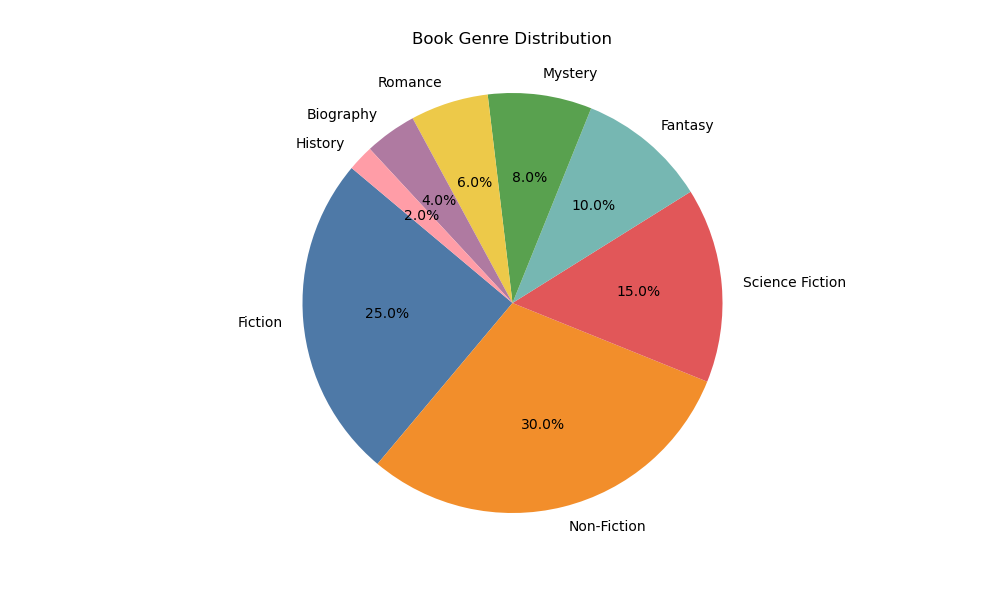

The Python source for this figure:

import matplotlib.pyplot as plt

# Data to plot
labels = ['Fiction', 'Non-Fiction', 'Science Fiction', 'Fantasy', 'Mystery', 'Romance', 'Biography', 'History']
sizes = [25, 30, 15, 10, 8, 6, 4, 2]
colors = ['#4e79a7', '#f28e2b', '#e15759', '#76b7b2', '#59a14f', '#edc949', '#af7aa1', '#ff9da7']

# Plot
plt.figure(figsize=[10, 6])  # Set the width and height of the chart
plt.pie(sizes, labels=labels, colors=colors, autopct='%1.1f%%', startangle=140)
plt.axis('equal')  # Equal aspect ratio ensures that pie is drawn as a circle.
plt.title('Book Genre Distribution', pad=20)
plt.show()
